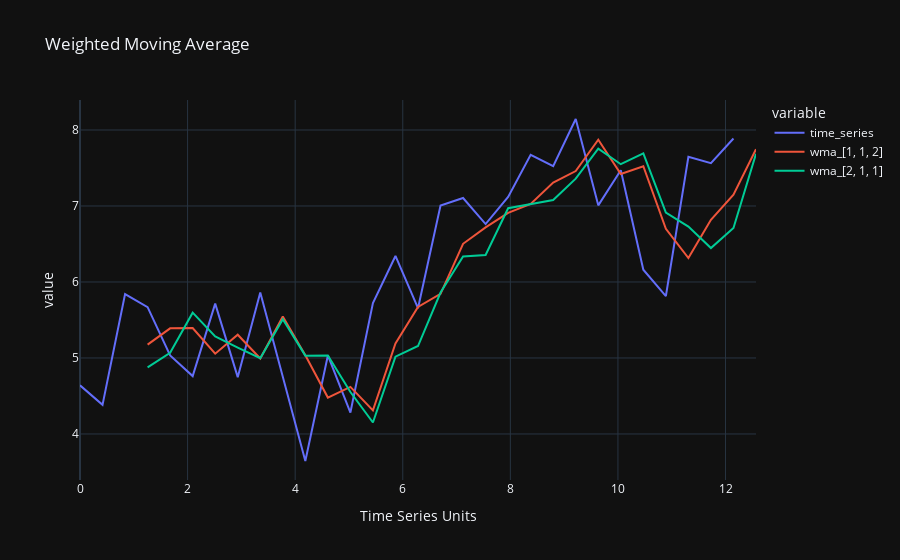

The code cell stored with this chart in its notebook:
### Code cell
_,fig = WMA([1,1,2],[2,1,1])
fig.show()

### Figure 1 — Plotly figure (JSON) as saved in the notebook; plotly's stock layout.template omitted (floating-point values rounded to 4 significant figures)
{"data": [{"hovertemplate": "variable=time_series<br>Time Series Units=%{x}<br>value=%{y}<extra></extra>", "legendgroup": "time_series", "line": {"color": "#636efa", "dash": "solid"}, "marker": {"symbol": "circle"}, "mode": "lines", "name": "time_series", "orientation": "v", "showlegend": true, "type": "scatter", "x": [0, 0.4189, 0.8378, 1.257, 1.676, 2.094, 2.513, 2.932, 3.351, 3.77, 4.189, 4.608, 5.027, 5.445, 5.864, 6.283, 6.702, 7.121, 7.54, 7.959, 8.378, 8.796, 9.215, 9.634, 10.05, 10.47, 10.89, 11.31, 11.73, 12.15, 12.57], "xaxis": "x", "y": [4.64, 4.383, 5.842, 5.668, 5.033, 4.762, 5.715, 4.748, 5.86, 4.767, 3.644, 5.033, 4.282, 5.724, 6.342, 5.655, 7.007, 7.105, 6.762, 7.12, 7.674, 7.523, 8.145, 7.009, 7.47, 6.162, 5.814, 7.648, 7.564, 7.888, null], "yaxis": "y"}, {"hovertemplate": "variable=wma_[1, 1, 2]<br>Time Series Units=%{x}<br>value=%{y}<extra></extra>", "legendgroup": "wma_[1, 1, 2]", "line": {"color": "#EF553B", "dash": "solid"}, "marker": {"symbol": "circle"}, "mode": "lines", "name": "wma_[1, 1, 2]", "orientation": "v", "showlegend": true, "type": "scatter", "x": [0, 0.4189, 0.8378, 1.257, 1.676, 2.094, 2.513, 2.932, 3.351, 3.77, 4.189, 4.608, 5.027, 5.445, 5.864, 6.283, 6.702, 7.121, 7.54, 7.959, 8.378, 8.796, 9.215, 9.634, 10.05, 10.47, 10.89, 11.31, 11.73, 12.15, 12.57], "xaxis": "x", "y": [null, null, null, 5.177, 5.39, 5.394, 5.056, 5.306, 4.993, 5.546, 5.035, 4.479, 4.619, 4.31, 5.191, 5.673, 5.844, 6.503, 6.718, 6.909, 7.027, 7.308, 7.46, 7.872, 7.421, 7.523, 6.7, 6.315, 6.818, 7.148, 7.747], "yaxis": "y"}, {"hovertemplate": "variable=wma_[2, 1, 1]<br>Time Series Units=%{x}<br>value=%{y}<extra></extra>", "legendgroup": "wma_[2, 1, 1]", "line": {"color": "#00cc96", "dash": "solid"}, "marker": {"symbol": "circle"}, "mode": "lines", "name": "wma_[2, 1, 1]", "orientation": "v", "showlegend": true, "type": "scatter", "x": [0, 0.4189, 0.8378, 1.257, 1.676, 2.094, 2.513, 2.932, 3.351, 3.77, 4.189, 4.608, 5.027, 5.445, 5.864, 6.283, 6.702, 7.121, 7.54, 7.959, 8.378, 8.796, 9.215, 9.634, 10.05, 10.47, 10.89, 11.31, 11.73, 12.15, 12.57], "xaxis": "x", "y": [null, null, null, 4.876, 5.069, 5.596, 5.283, 5.136, 4.997, 5.51, 5.031, 5.033, 4.553, 4.151, 5.018, 5.157, 5.861, 6.337, 6.356, 6.97, 7.023, 7.08, 7.359, 7.754, 7.55, 7.692, 6.912, 6.729, 6.446, 6.71, 7.687], "yaxis": "y"}], "layout": {"autosize": true, "legend": {"title": {"text": "variable"}, "tracegroupgap": 0}, "title": {"text": "Weighted Moving Average"}, "xaxis": {"anchor": "y", "autorange": true, "domain": [0, 1], "range": [0, 12.57], "title": {"text": "Time Series Units"}, "type": "linear"}, "yaxis": {"anchor": "x", "autorange": true, "domain": [0, 1], "range": [3.394, 8.395], "title": {"text": "value"}, "type": "linear"}}}
